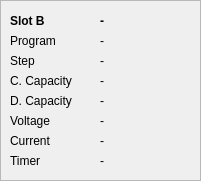
   <widget class="QFrame" name="frame_B">
    <property name="geometry">
     <rect>
      <x>1410</x>
      <y>730</y>
      <width>201</width>
      <height>181</height>
     </rect>
    </property>
    <property name="frameShape">
     <enum>QFrame::StyledPanel</enum>
    </property>
    <property name="frameShadow">
     <enum>QFrame::Raised</enum>
    </property>
    <widget class="QLabel" name="lbl_sB_chem_state">
     <property name="geometry">
      <rect>
       <x>100</x>
       <y>10</y>
       <width>91</width>
       <height>22</height>
      </rect>
     </property>
     <property name="font">
      <font>
       <weight>75</weight>
       <bold>true</bold>
      </font>
     </property>
     <property name="text">
      <string>-</string>
     </property>
    </widget>
    <widget class="QLabel" name="lbl_sB_program">
     <property name="geometry">
      <rect>
       <x>10</x>
       <y>30</y>
       <width>71</width>
       <height>22</height>
      </rect>
     </property>
     <property name="text">
      <string>Program</string>
     </property>
    </widget>
    <widget class="QLabel" name="ldl_sB_name">
     <property name="geometry">
      <rect>
       <x>10</x>
       <y>10</y>
       <width>51</width>
       <height>22</height>
      </rect>
     </property>
     <property name="font">
      <font>
       <weight>75</weight>
       <bold>true</bold>
      </font>
     </property>
     <property name="text">
      <string>Slot B</string>
     </property>
    </widget>
    <widget class="QLabel" name="lbl_sB_program_state">
     <property name="geometry">
      <rect>
       <x>100</x>
       <y>30</y>
       <width>71</width>
       <height>22</height>
      </rect>
     </property>
     <property name="text">
      <string>-</string>
     </property>
    </widget>
    <widget class="QLabel" name="lbl_sB_step">
     <property name="geometry">
      <rect>
       <x>10</x>
       <y>50</y>
       <width>71</width>
       <height>22</height>
      </rect>
     </property>
     <property name="text">
      <string>Step</string>
     </property>
    </widget>
    <widget class="QLabel" name="lbl_sB_step_state">
     <property name="geometry">
      <rect>
       <x>100</x>
       <y>50</y>
       <width>71</width>
       <height>22</height>
      </rect>
     </property>
     <property name="text">
      <string>-</string>
     </property>
    </widget>
    <widget class="QLabel" name="lbl_sB_ccap">
     <property name="geometry">
      <rect>
       <x>10</x>
       <y>70</y>
       <width>91</width>
       <height>22</height>
      </rect>
     </property>
     <property name="text">
      <string>C. Capacity</string>
     </property>
    </widget>
    <widget class="QLabel" name="lbl_sB_ccap_state">
     <property name="geometry">
      <rect>
       <x>100</x>
       <y>70</y>
       <width>91</width>
       <height>22</height>
      </rect>
     </property>
     <property name="text">
      <string>-</string>
     </property>
    </widget>
    <widget class="QLabel" name="lbl_sB_voltage">
     <property name="geometry">
      <rect>
       <x>10</x>
       <y>110</y>
       <width>91</width>
       <height>22</height>
      </rect>
     </property>
     <property name="text">
      <string>Voltage</string>
     </property>
    </widget>
    <widget class="QLabel" name="lbl_sB_current">
     <property name="geometry">
      <rect>
       <x>10</x>
       <y>130</y>
       <width>91</width>
       <height>22</height>
      </rect>
     </property>
     <property name="text">
      <string>Current</string>
     </property>
    </widget>
    <widget class="QLabel" name="lbl_sB_timer">
     <property name="geometry">
      <rect>
       <x>10</x>
       <y>150</y>
       <width>91</width>
       <height>22</height>
      </rect>
     </property>
     <property name="text">
      <string>Timer</string>
     </property>
    </widget>
    <widget class="QLabel" name="lbl_sB_voltage_state">
     <property name="geometry">
      <rect>
       <x>100</x>
       <y>110</y>
       <width>91</width>
       <height>22</height>
      </rect>
     </property>
     <property name="text">
      <string>-</string>
     </property>
    </widget>
    <widget class="QLabel" name="lbl_sB_current_state">
     <property name="geometry">
      <rect>
       <x>100</x>
       <y>130</y>
       <width>91</width>
       <height>22</height>
      </rect>
     </property>
     <property name="text">
      <string>-</string>
     </property>
    </widget>
    <widget class="QLabel" name="lbl_sB_timer_state">
     <property name="geometry">
      <rect>
       <x>100</x>
       <y>150</y>
       <width>91</width>
       <height>22</height>
      </rect>
     </property>
     <property name="text">
      <string>-</string>
     </property>
    </widget>
    <widget class="QLabel" name="lbl_sB_dcap">
     <property name="geometry">
      <rect>
       <x>10</x>
       <y>90</y>
       <width>91</width>
       <height>22</height>
      </rect>
     </property>
     <property name="text">
      <string>D. Capacity</string>
     </property>
    </widget>
    <widget class="QLabel" name="lbl_sB_dcap_state">
     <property name="geometry">
      <rect>
       <x>100</x>
       <y>90</y>
       <width>91</width>
       <height>22</height>
      </rect>
     </property>
     <property name="text">
      <string>-</string>
     </property>
    </widget>
   </widget>
